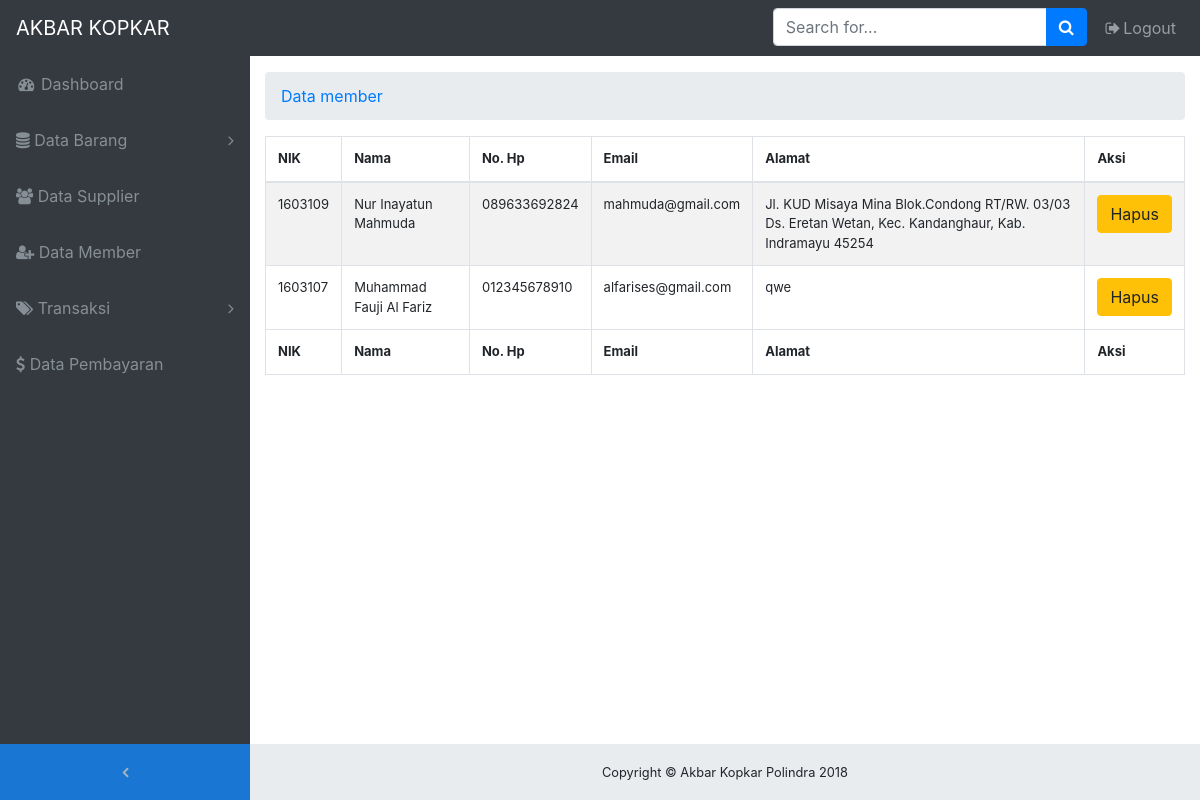
/on-admin/member.php, run on the app's committed database.
### tables this page shows
CREATE TABLE `member` (
  `id_member` int(5) NOT NULL,
  `nik` int(10) NOT NULL,
  `nama_member` varchar(50) NOT NULL,
  `no_hp` varchar(15) NOT NULL,
  `email` varchar(50) NOT NULL,
  `alamat` varchar(200) NOT NULL,
  `username` varchar(8) NOT NULL,
  `password` varchar(8) NOT NULL
);

### on-admin/member.php (the view, shortened to what this page needs)
<!DOCTYPE html>
<html lang="en">
<head>
  <link href="vendor/bootstrap/css/bootstrap.min.css" rel="stylesheet">
  <link href="vendor/font-awesome/css/font-awesome.min.css" rel="stylesheet" type="text/css">
  <link href="vendor/datatables/dataTables.bootstrap4.css" rel="stylesheet">
  <link href="css/sb-admin.css" rel="stylesheet">
</head>
<body class="fixed-nav sticky-footer bg-dark" id="page-top">
  <nav class="navbar navbar-expand-lg navbar-dark bg-dark fixed-top" id="mainNav">
    <a class="navbar-brand" href="index.php">AKBAR KOPKAR</a>
    <div class="collapse navbar-collapse" id="navbarResponsive">
      <ul class="navbar-nav navbar-sidenav" id="exampleAccordion">
        <li class="nav-item" data-toggle="tooltip" data-placement="right" title="Dashboard">
          <a class="nav-link" href="index.php">
            <i class="fa fa-fw fa-dashboard"></i>
            <span class="nav-link-text">Dashboard</span>
          </a>
        </li>
        <li class="nav-item" data-toggle="tooltip" data-placement="right" title="Components">
          <a class="nav-link nav-link-collapse collapsed" data-toggle="collapse" href="#collapseComponents" data-parent="#exampleAccordion">
            <i class="fa fa-database"></i>
            <span class="nav-link-text">Data Barang</span>
          </a>
        </li>
        <li class="nav-item" data-toggle="tooltip" data-placement="right" title="Tables">
          <a class="nav-link" href="supplier.php">
            <i class="fa fa-users"></i>
            <span class="nav-link-text">Data Supplier</span>
          </a>
        </li>
        <li class="nav-item" data-toggle="tooltip" data-placement="right" title="Tables">
          <a class="nav-link" href="member.php">
            <i class="fa fa-user-plus"></i>
            <span class="nav-link-text">Data Member</span>
          </a>
        </li>
        <li class="nav-item" data-toggle="tooltip" data-placement="right" title="Example Pages">
          <a class="nav-link nav-link-collapse collapsed" data-toggle="collapse" href="#collapseExamplePages" data-parent="#exampleAccordion">
            <i class="fa fa-tags"></i>
            <span class="nav-link-text">Transaksi</span>
          </a>
        </li>
        <li class="nav-item" data-toggle="tooltip" data-placement="right" title="Tables">
          <a class="nav-link" href="pembayaran.php">
            <i class="fa fa-dollar"></i>
            <span class="nav-link-text">Data Pembayaran</span>
          </a>
        </li>
      </ul>
      <ul class="navbar-nav sidenav-toggler">
        <li class="nav-item">
          <a class="nav-link text-center" id="sidenavToggler">
            <i class="fa fa-fw fa-angle-left"></i>
          </a>
        </li>
      </ul>
      <ul class="navbar-nav ml-auto">
        <li class="nav-item">
          <form class="form-inline my-2 my-lg-0 mr-lg-2">
            <div class="input-group">
              <input class="form-control" type="text" placeholder="Search for...">
              <span class="input-group-append">
                <button class="btn btn-primary" type="button">
                  <i class="fa fa-search"></i>
                </button>
              </span>
            </div>
          </form>
        </li>
        <li class="nav-item">
          <a class="nav-link" data-toggle="modal" data-target="#exampleModal">
            <i class="fa fa-fw fa-sign-out"></i>Logout</a>
        </li>
      </ul>
    </div>
  </nav>
  <div class="content-wrapper">
    <div class="container-fluid">
      <ol class="breadcrumb">
        <li class="breadcrumb-item">
          <a href="#">Data member</a>
        </li>
      </ol>
        <table id="ngoding" class="table table-striped table-bordered" cellspacing="0" width="100%" style="font-size: 13px">
              <thead>
                <tr>
                  <th>NIK</th>
                  <th>Nama</th>
                  <th>No. Hp</th>
                  <th>Email</th>
                  <th>Alamat</th>
                  <th>Aksi</th>
                </tr>
              </thead>
              <?php
                include 'koneksi.php';
                $sql = mysqli_query($conn, "SELECT * from member");
                while ($data = mysqli_fetch_array($sql)){
                ?>
            <tr>
                    <td><?php echo $data['nik'];?></td>
                    <td><?php echo $data['nama_member'];?></td>
                    <td><?php echo $data['no_hp'];?></td>
                    <td><?php echo $data['email'];?></td>
                    <td><?php echo $data['alamat'];?></td>
                    <td>
                        <a href="hapus-member.php" onclick="return confirm('Yakin akan dihapus ?');"><button class="btn btn-warning"><span class="glyphicon glyphicon-trash"></span>Hapus</button></a>
                    </td>
            </tr>
            <?php
            }
            ?>
              <tfoot>
                <tr>
                  <th>NIK</th>
                  <th>Nama</th>
                  <th>No. Hp</th>
                  <th>Email</th>
                  <th>Alamat</th>
                  <th>Aksi</th>
                </tr>
              </tfoot>
            </table>
    <footer class="sticky-footer">
      <div class="container">
        <div class="text-center">
          <small>Copyright © Akbar Kopkar Polindra 2018</small>
        </div>
      </div>
    </footer>
  </div>
</body>
</html>

### on-admin/css/sb-admin.css (style rules this page uses)
html { position: relative; min-height: 100%; }
body { overflow-x: hidden; }
body.sticky-footer { margin-bottom: 56px; }
body.sticky-footer .content-wrapper { min-height: calc(100vh - 56px - 56px); }
body.fixed-nav { padding-top: 56px; }
.content-wrapper { min-height: calc(100vh - 56px); padding-top: 1rem; }
#mainNav .navbar-collapse { overflow: auto; max-height: 75vh; }
#mainNav .navbar-collapse .navbar-nav .nav-item .nav-link { cursor: pointer; }
#mainNav .navbar-collapse .navbar-sidenav .nav-link-collapse:after { float: right; content: '\f107'; font-family: 'FontAwesome'; }
#mainNav .navbar-collapse .navbar-sidenav .nav-link-collapse.collapsed:after { content: '\f105'; }
#mainNav .navbar-collapse .sidenav-toggler { display: none; }
@media (min-width: 992px) { #mainNav .navbar-brand { width: 250px; } }
@media (min-width: 992px) { #mainNav .navbar-collapse { overflow: visible; max-height: none; } }
@media (min-width: 992px) { #mainNav .navbar-collapse .navbar-sidenav { position: absolute; top: 0; left: 0; -webkit-flex-direction: column; -ms-flex-direction: column; flex-direction: column; margin-top: 56px; } }
@media (min-width: 992px) { #mainNav .navbar-collapse .navbar-sidenav > .nav-item { width: 250px; padding: 0; } }
@media (min-width: 992px) { #mainNav .navbar-collapse .navbar-sidenav > .nav-item > .nav-link { padding: 1em; } }
#mainNav.fixed-top .sidenav-toggler { display: none; }
@media (min-width: 992px) { #mainNav.fixed-top .navbar-sidenav { height: calc(100vh - 112px); } }
@media (min-width: 992px) { #mainNav.fixed-top .sidenav-toggler { position: absolute; top: 0; left: 0; display: flex; -webkit-flex-direction: column; -ms-flex-direction: column; flex-direction: column; margin-top: calc(100vh - 56px); } }
@media (min-width: 992px) { #mainNav.fixed-top .sidenav-toggler > .nav-item { width: 250px; padding: 0; } }
@media (min-width: 992px) { #mainNav.fixed-top .sidenav-toggler > .nav-item > .nav-link { padding: 1em; } }
#mainNav.fixed-top.navbar-dark .sidenav-toggler { background-color: #1976d2; }
#mainNav.fixed-top.navbar-dark .sidenav-toggler a i { color: #adb5bd; }
.content-wrapper { overflow-x: hidden; background: white; }
@media (min-width: 992px) { .content-wrapper { margin-left: 250px; } }
#sidenavToggler i { font-weight: 800; }
#mainNav.navbar-dark .navbar-collapse .navbar-sidenav .nav-link-collapse:after { color: #868e96; }
#mainNav.navbar-dark .navbar-collapse .navbar-sidenav > .nav-item > .nav-link { color: #868e96; }
@media (min-width: 992px) { #mainNav.navbar-dark .navbar-collapse .navbar-sidenav { background: #343a40; } }
footer.sticky-footer { position: absolute; right: 0; bottom: 0; width: 100%; height: 56px; background-color: #e9ecef; line-height: 55px; }
@media (min-width: 992px) { footer.sticky-footer { width: calc(100% - 250px); } }

### data on the page
member: nik "1603109", nama_member "Nur Inayatun Mahmuda", no_hp "089633692824", email "mahmuda@gmail.com", alamat "Jl. KUD Misaya Mina Blok.Condong RT/RW. 03/03 Ds. Eretan Wetan, Kec. Kandanghaur, Kab. Indramayu 45254"
member: nik "1603107", nama_member "Muhammad Fauji Al Fariz", no_hp "012345678910", email "alfarises@gmail.com", alamat "qwe"
